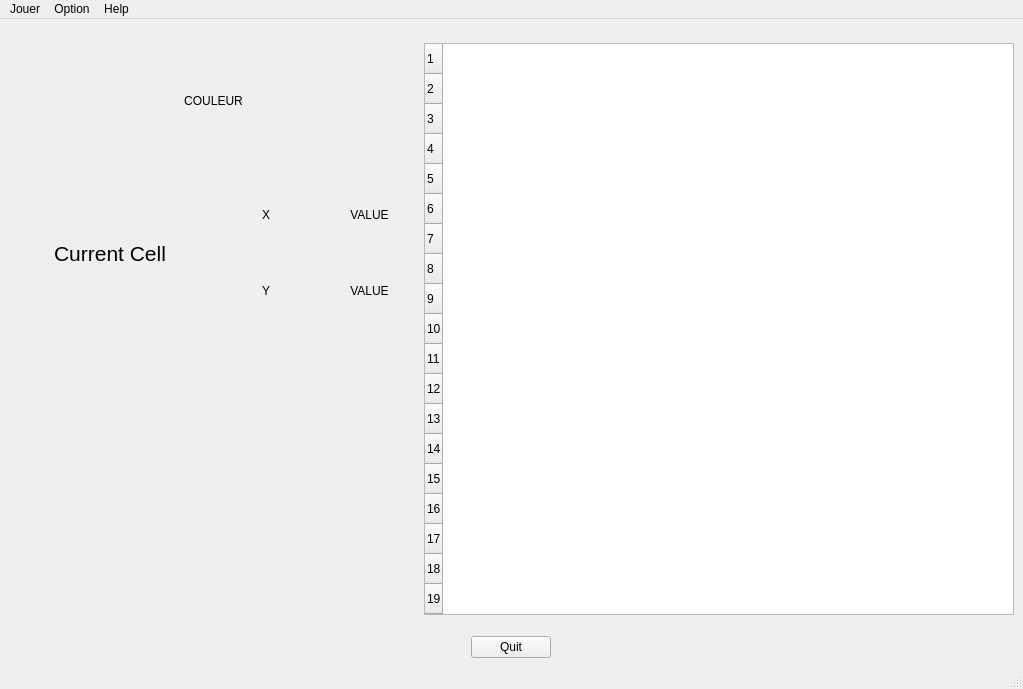
<?xml version="1.0" encoding="UTF-8"?>
<ui version="4.0">
 <class>MainWindow</class>
 <widget class="QMainWindow" name="MainWindow">
  <property name="geometry">
   <rect>
    <x>0</x>
    <y>0</y>
    <width>1023</width>
    <height>689</height>
   </rect>
  </property>
  <property name="windowTitle">
   <string>MainWindow</string>
  </property>
  <property name="autoFillBackground">
   <bool>false</bool>
  </property>
  <property name="styleSheet">
   <string notr="true"/>
  </property>
  <widget class="QWidget" name="centralwidget">
   <layout class="QVBoxLayout" name="verticalLayout">
    <item>
     <layout class="QHBoxLayout" name="horizontalLayout">
      <item>
       <layout class="QVBoxLayout" name="verticalLayout_2">
        <item>
         <widget class="QLabel" name="currentPlayer">
          <property name="text">
           <string>COULEUR</string>
          </property>
          <property name="alignment">
           <set>Qt::AlignCenter</set>
          </property>
         </widget>
        </item>
        <item>
         <layout class="QHBoxLayout" name="horizontalLayout_2">
          <item>
           <layout class="QHBoxLayout" name="horizontalLayout_3">
            <item>
             <widget class="QLabel" name="currentCell">
              <property name="font">
               <font>
                <pointsize>16</pointsize>
               </font>
              </property>
              <property name="text">
               <string>Current Cell</string>
              </property>
              <property name="alignment">
               <set>Qt::AlignCenter</set>
              </property>
              <property name="margin">
               <number>20</number>
              </property>
             </widget>
            </item>
            <item>
             <layout class="QVBoxLayout" name="verticalLayout_3">
              <item>
               <layout class="QHBoxLayout" name="horizontalLayout_5">
                <item>
                 <widget class="QLabel" name="label">
                  <property name="text">
                   <string>X</string>
                  </property>
                  <property name="alignment">
                   <set>Qt::AlignCenter</set>
                  </property>
                  <property name="margin">
                   <number>20</number>
                  </property>
                 </widget>
                </item>
                <item>
                 <widget class="QLabel" name="xValue">
                  <property name="text">
                   <string>VALUE</string>
                  </property>
                  <property name="alignment">
                   <set>Qt::AlignCenter</set>
                  </property>
                 </widget>
                </item>
               </layout>
              </item>
              <item>
               <layout class="QHBoxLayout" name="horizontalLayout_4">
                <item>
                 <widget class="QLabel" name="label_2">
                  <property name="text">
                   <string>Y</string>
                  </property>
                  <property name="alignment">
                   <set>Qt::AlignCenter</set>
                  </property>
                  <property name="margin">
                   <number>20</number>
                  </property>
                 </widget>
                </item>
                <item>
                 <widget class="QLabel" name="yValue">
                  <property name="text">
                   <string>VALUE</string>
                  </property>
                  <property name="alignment">
                   <set>Qt::AlignCenter</set>
                  </property>
                 </widget>
                </item>
               </layout>
              </item>
             </layout>
            </item>
           </layout>
          </item>
         </layout>
        </item>
        <item>
         <widget class="QWidget" name="playerOne" native="true">
          <property name="minimumSize">
           <size>
            <width>250</width>
            <height>0</height>
           </size>
          </property>
         </widget>
        </item>
        <item>
         <widget class="QWidget" name="playerTwo" native="true"/>
        </item>
       </layout>
      </item>
      <item alignment="Qt::AlignHCenter|Qt::AlignVCenter">
       <widget class="QTableWidget" name="tableWidget">
        <property name="baseSize">
         <size>
          <width>19</width>
          <height>19</height>
         </size>
        </property>
        <property name="verticalScrollBarPolicy">
         <enum>Qt::ScrollBarAlwaysOff</enum>
        </property>
        <property name="horizontalScrollBarPolicy">
         <enum>Qt::ScrollBarAlwaysOff</enum>
        </property>
        <property name="sizeAdjustPolicy">
         <enum>QAbstractScrollArea::AdjustToContents</enum>
        </property>
        <property name="autoScrollMargin">
         <number>10</number>
        </property>
        <property name="editTriggers">
         <set>QAbstractItemView::NoEditTriggers</set>
        </property>
        <property name="dragDropOverwriteMode">
         <bool>false</bool>
        </property>
        <property name="selectionMode">
         <enum>QAbstractItemView::NoSelection</enum>
        </property>
        <property name="textElideMode">
         <enum>Qt::ElideMiddle</enum>
        </property>
        <property name="showGrid">
         <bool>false</bool>
        </property>
        <property name="rowCount">
         <number>19</number>
        </property>
        <property name="columnCount">
         <number>19</number>
        </property>
        <attribute name="horizontalHeaderVisible">
         <bool>false</bool>
        </attribute>
        <attribute name="horizontalHeaderDefaultSectionSize">
         <number>30</number>
        </attribute>
        <attribute name="horizontalHeaderHighlightSections">
         <bool>true</bool>
        </attribute>
        <attribute name="horizontalHeaderMinimumSectionSize">
         <number>30</number>
        </attribute>
        <attribute name="horizontalHeaderStretchLastSection">
         <bool>false</bool>
        </attribute>
        <attribute name="verticalHeaderCascadingSectionResizes">
         <bool>false</bool>
        </attribute>
        <attribute name="verticalHeaderDefaultSectionSize">
         <number>30</number>
        </attribute>
        <attribute name="verticalHeaderMinimumSectionSize">
         <number>30</number>
        </attribute>
        <attribute name="verticalHeaderShowSortIndicator" stdset="0">
         <bool>false</bool>
        </attribute>
        <attribute name="verticalHeaderStretchLastSection">
         <bool>true</bool>
        </attribute>
        <row/>
        <row/>
        <row/>
        <row/>
        <row/>
        <row/>
        <row/>
        <row/>
        <row/>
        <row/>
        <row/>
        <row/>
        <row/>
        <row/>
        <row/>
        <row/>
        <row/>
        <row/>
        <row/>
        <column/>
        <column/>
        <column/>
        <column/>
        <column/>
        <column/>
        <column/>
        <column/>
        <column/>
        <column/>
        <column/>
        <column/>
        <column/>
        <column/>
        <column/>
        <column/>
        <column/>
        <column/>
        <column/>
       </widget>
      </item>
     </layout>
    </item>
    <item alignment="Qt::AlignHCenter">
     <widget class="QPushButton" name="quitBtn">
      <property name="text">
       <string>Quit</string>
      </property>
     </widget>
    </item>
   </layout>
  </widget>
  <widget class="QMenuBar" name="menubar">
   <property name="geometry">
    <rect>
     <x>0</x>
     <y>0</y>
     <width>1023</width>
     <height>21</height>
    </rect>
   </property>
   <widget class="QMenu" name="menuPlay">
    <property name="title">
     <string>Jouer</string>
    </property>
    <addaction name="newMenu"/>
    <addaction name="separator"/>
    <addaction name="saveMenu"/>
    <addaction name="loadMenu"/>
    <addaction name="separator"/>
    <addaction name="quitMenu"/>
   </widget>
   <widget class="QMenu" name="menuOption">
    <property name="title">
     <string>Option</string>
    </property>
    <widget class="QMenu" name="menuPapierPein">
     <property name="title">
      <string>Rules</string>
     </property>
     <addaction name="actionFirst_Rule"/>
     <addaction name="actionSecond_Rule"/>
    </widget>
    <widget class="QMenu" name="menuAI">
     <property name="title">
      <string>AI</string>
     </property>
     <addaction name="actionNormal"/>
     <addaction name="actionHard"/>
    </widget>
    <addaction name="menuPapierPein"/>
    <addaction name="menuAI"/>
   </widget>
   <widget class="QMenu" name="menuHelp">
    <property name="title">
     <string>Help</string>
    </property>
   </widget>
   <addaction name="menuPlay"/>
   <addaction name="menuOption"/>
   <addaction name="menuHelp"/>
  </widget>
  <widget class="QStatusBar" name="statusbar"/>
  <action name="newMenu">
   <property name="text">
    <string>Nouvelle Parti</string>
   </property>
  </action>
  <action name="saveMenu">
   <property name="text">
    <string>Sauvegarder</string>
   </property>
  </action>
  <action name="loadMenu">
   <property name="text">
    <string>Charger</string>
   </property>
  </action>
  <action name="quitMenu">
   <property name="text">
    <string>Quitter</string>
   </property>
  </action>
  <action name="actionFirst_Rule">
   <property name="checkable">
    <bool>true</bool>
   </property>
   <property name="text">
    <string>First Rule</string>
   </property>
  </action>
  <action name="actionSecond_Rule">
   <property name="checkable">
    <bool>true</bool>
   </property>
   <property name="text">
    <string>Second Rule</string>
   </property>
  </action>
  <action name="actionNormal">
   <property name="text">
    <string>Normal</string>
   </property>
  </action>
  <action name="actionHard">
   <property name="text">
    <string>Hard</string>
   </property>
  </action>
 </widget>
 <resources/>
 <connections/>
</ui>
